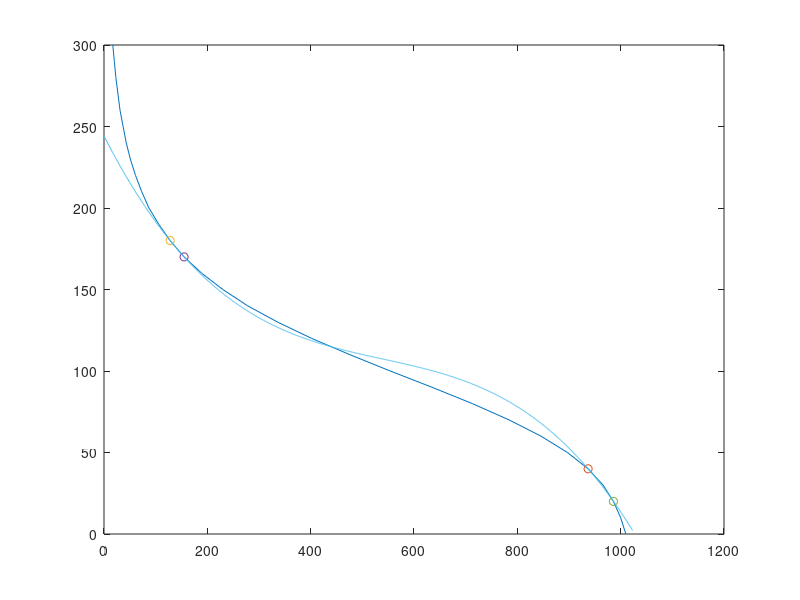

MATLAB code to generate this figure:
     temp=[
     17, 300; 
     20, 290;
     23, 280;
     27, 270;
     31, 260;
     37, 250;
     43, 240;
     51, 230;
     61, 220;
     73, 210;
     87, 200;
    106, 190;
    128, 180;
    155, 170;
    189, 160;
    230, 150;
    278, 140;
    336, 130;
    402, 120;
    476, 110;
    554, 100;
    635,  90;
    713,  80;
    784,  70;
    846,  60;
    897,  50;
    937,  40;
    966,  30;
    986,  20;
   1000,  10;
   1010,   0 ];
close all
figure(1)
plot(temp(:,1),temp(:,2))

x = 0:1023;
hold on
%plot(x,-0.2*x+210);
p1 = temp(27,:);
x1 = p1(1);
y1 = p1(2);
plot(x1,y1,'o');

p2 = temp(13,:);
p3 = temp(14,:);
p4 = temp(29,:);


x2 = p2(1);
y2 = p2(2);
plot(x2,y2,'o');

x3 = p3(1);
y3 = p3(2);
plot(x3,y3,'o');

x4 = p4(1);
y4 = p4(2);
plot(x4,y4,'o');

Y = [y1;y2;y3;y4];

X = [x1^3 x1^2 x1 1;
    x2^3 x2^2 x2 1;
    x3^3 x3^2 x3 1;
    x4^3 x4^2 x4 1];

A = inv(X)*Y

x = 0:1023;
 plot(x,A(1)*x.^3 + A(2)*x.^2 + A(3)*x+A(4));
